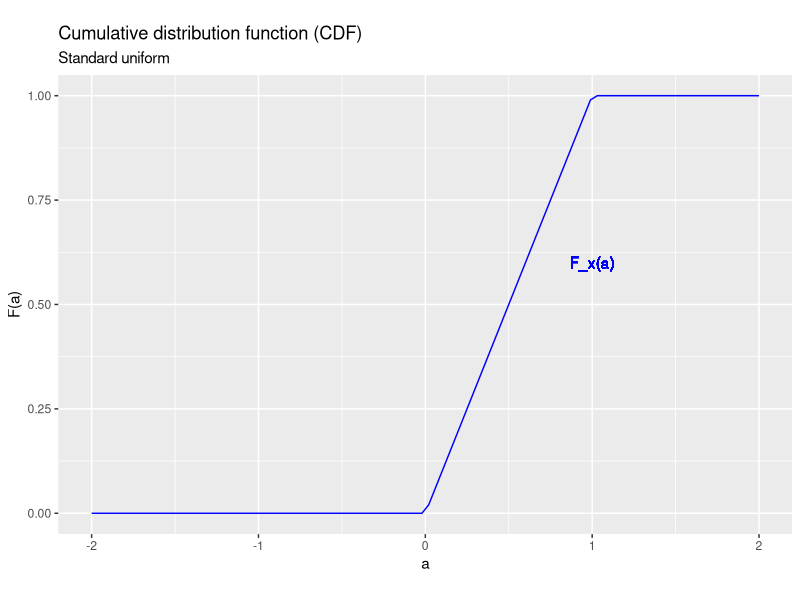
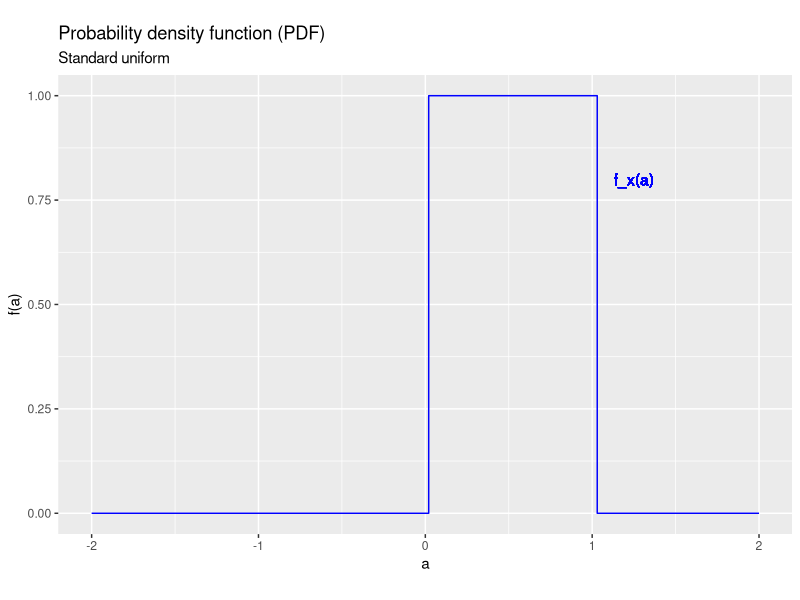
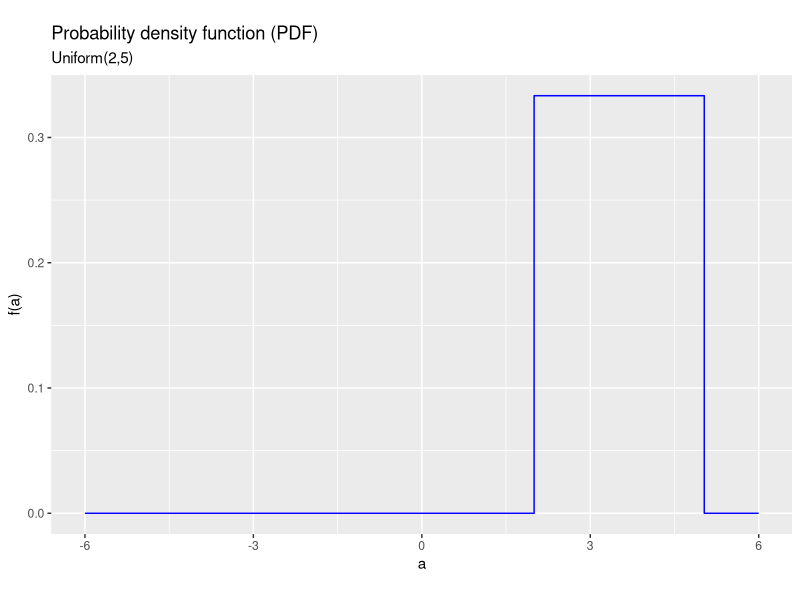
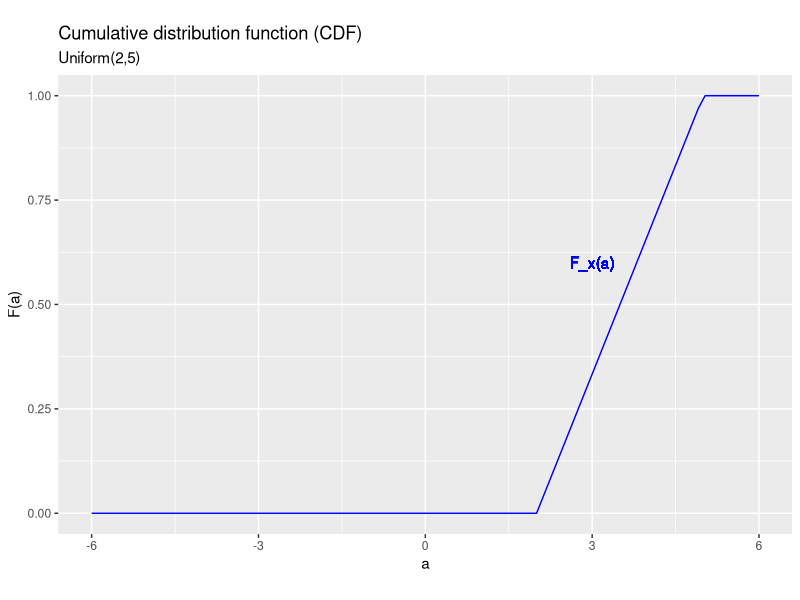
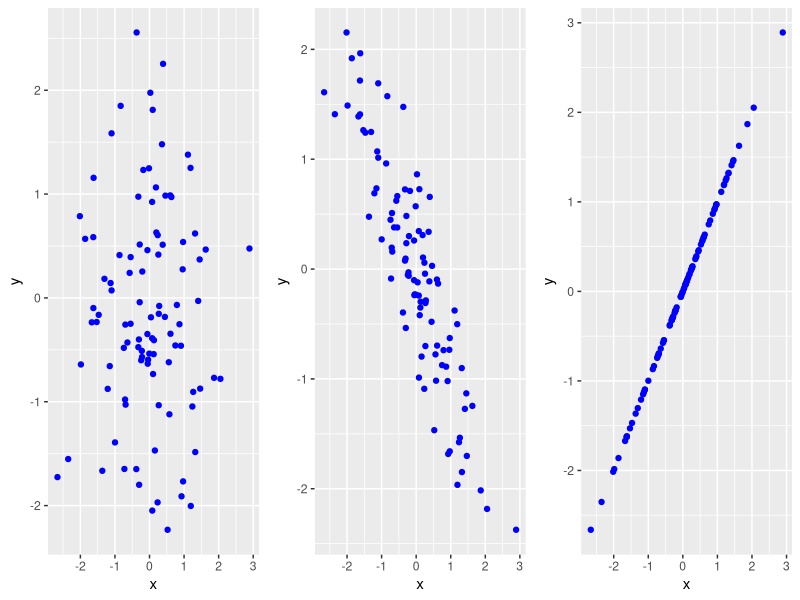
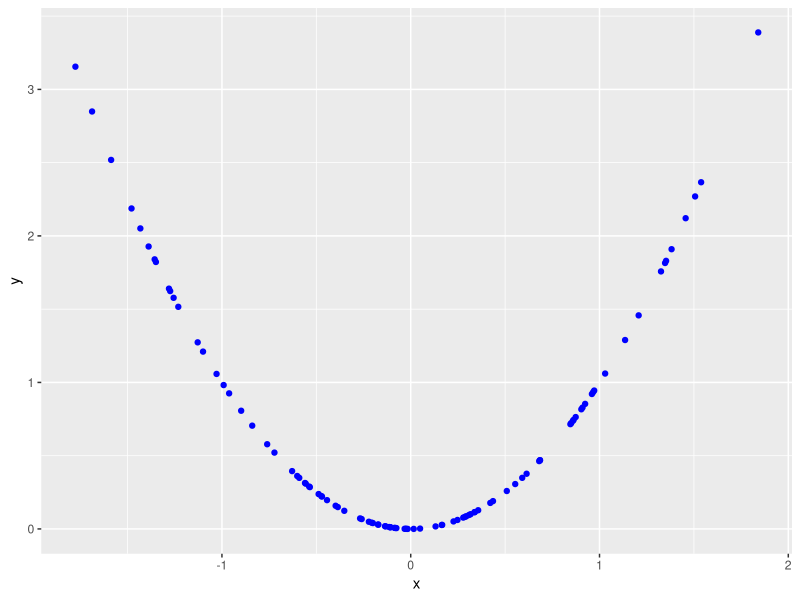

The R source for these figures, in order:
## ---- chunk 1
knitr::opts_chunk$set(echo = FALSE,
                      prompt = FALSE,
                      tidy = TRUE,
                      collapse = TRUE)
library("tidyverse")
## ---- chunk 2
UniformDist <- tibble(a=seq(from=-2,to=2,length.out=100),
                      Fa=punif(seq(from=-2,to=2,length.out=100)),
                      fa=dunif(seq(from=-2,to=2,length.out=100)))
ggplot(data=UniformDist,mapping=aes(x=a,y=Fa)) +
  geom_line(col = "blue") +
  geom_text(x=1,y=0.6,col="blue",label="F_x(a)") +
  xlab("a") +
  ylab("F(a)") +
  labs(title = "Cumulative distribution function (CDF)", 
       subtitle = "Standard uniform", 
       caption = "", 
       tag = "")
## ---- chunk 3
ggplot(data=UniformDist,mapping=aes(x=a,y=fa)) +
  geom_step(col = "blue") +
  geom_text(x=1.25,y=0.8,col="blue",label="f_x(a)") +
  xlab("a") +
  ylab("f(a)") +
  labs(title = "Probability density function (PDF)", 
       subtitle = "Standard uniform", 
       caption = "", 
       tag = "")
## ---- chunk 4
UniformDist <- tibble(a=seq(from=-6,to=6,length.out=100),
                      Fa=punif(seq(from=-6,to=6,length.out=100),min=2,max=5),
                      fa=dunif(seq(from=-6,to=6,length.out=100),min=2,max=5))
ggplot(data=UniformDist,mapping=aes(x=a,y=fa)) +
  geom_step(col = "blue") +
  geom_text(x=1.25,y=0.8,col="blue",label="f_x(a)") +
  xlab("a") +
  ylab("f(a)") +
  labs(title = "Probability density function (PDF)", 
       subtitle = "Uniform(2,5)", 
       caption = "", 
       tag = "")
## ---- chunk 5
UniformDist <- tibble(a=seq(from=-6,to=6,length.out=100),
                      Fa=punif(seq(from=-6,to=6,length.out=100),min=2,max=5),
                      fa=dunif(seq(from=-6,to=6,length.out=100),min=2,max=5))
ggplot(data=UniformDist,mapping=aes(x=a,y=Fa)) +
  geom_line(col = "blue") +
  geom_text(x=3,y=0.6,col="blue",label="F_x(a)") +
  xlab("a") +
  ylab("F(a)") +
  labs(title = "Cumulative distribution function (CDF)", 
       subtitle = "Uniform(2,5)", 
       caption = "", 
       tag = "")
## ---- chunk 6
simdata <- tibble(x = rnorm(100),
                  y1 = rnorm(100),
                  y2 = (-x+0.5*y1)/sqrt(1.25),
                  y3 = x)
p1 <- ggplot(data = simdata, mapping = aes(x = x)) +
  geom_point(aes(y=y1),col="blue") +
  xlab("x") + 
  ylab("y")
p2 <- ggplot(data = simdata, mapping = aes(x = x)) +
  geom_point(aes(y=y2),col="blue") +
  xlab("x") + 
  ylab("y")
p3 <- ggplot(data = simdata, mapping = aes(x = x)) +
  geom_point(aes(y=y3),col="blue") +
  xlab("x") + 
  ylab("y")
library("cowplot")
plot_grid(p1,p2,p3,ncol=3,nrow=1)
## ---- chunk 7
simdata <- tibble(x = rnorm(100),
                  y = x^2)
ggplot(data = simdata, mapping = aes(x = x, y =y)) +
  geom_point(col="blue") +
  xlab("x") + 
  ylab("y")
